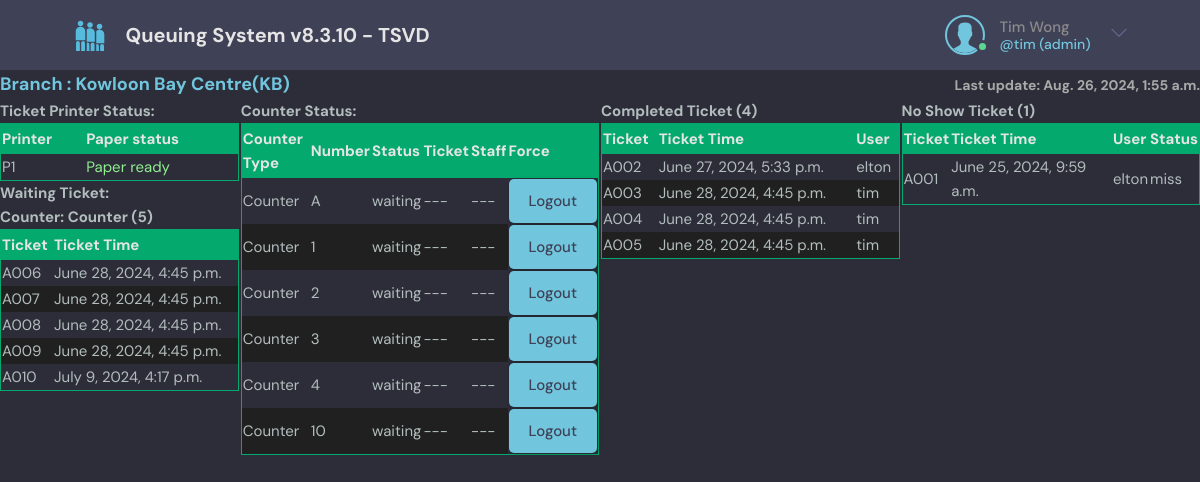
The app's page /supervisor/1/ (signed in), older data.
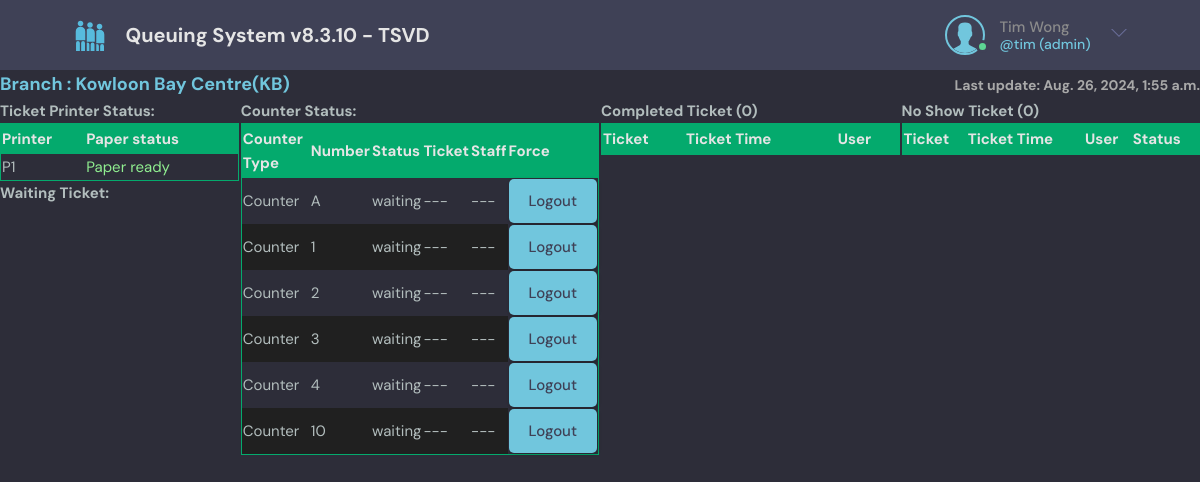
The same page, newer data.
### base/models.py (models this page shows, shortened)
class PrinterStatus(models.Model):
    branch = models.ForeignKey(Branch, on_delete=models.CASCADE, blank=True, null=True)  # if name='global' branch should be null
    printernumber = models.TextField(null=True, blank=True)
    status = models.TextField(null=True, blank=True) # 1
    statustext = models.TextField(null=True, blank=True)
    updated = models.DateTimeField(auto_now=True)
    created = models.DateTimeField(auto_now_add=True) # auto_now_add just auto add once (the first created)
    class Meta:
        unique_together = ('branch', 'printernumber',)
        ordering = ['-updated', '-created']

class TicketTemp(models.Model):
    tickettype = models.CharField(max_length=200)
    ticketnumber = models.CharField(max_length=200)
    tickettype_disp = models.CharField(max_length=200)
    ticketnumber_disp = models.CharField(max_length=200)
    branch = models.ForeignKey(Branch, on_delete=models.CASCADE, blank=True, null=True)
    step = models.IntegerField(default=1)
    countertype = models.ForeignKey(CounterType, on_delete=models.SET_NULL, blank=True, null=True)
    ticketroute= models.ForeignKey(TicketRoute, on_delete=models.SET_NULL, blank=True, null=True)
    ticketformat= models.ForeignKey(TicketFormat, on_delete=models.SET_NULL, blank=True, null=True)
    status = models.TextField(default=lcounterstatus[0])
    locked = models.BooleanField(default=False)
    tickettime = models.DateTimeField()
    tickettext = models.TextField(default='', blank=True, null=True)
    printernumber = models.TextField(default='', blank=True, null=True)  # format printer 1 and 2 print: <NO>1</NO><NO>2</NO>
    printedtimes = models.IntegerField(default=0)
    user = models.ForeignKey(User, on_delete=models.SET_NULL, blank=True, null=True)
    remark = models.TextField(default='', blank=True, null=True)
    securitycode = models.CharField(max_length=10, default='', blank=True, null=True)
    myticketlink = models.CharField(max_length=1000, default='', blank=True, null=True)
    createdby = models.ForeignKey(User, on_delete=models.SET_NULL, blank=True, null=True, default=None, related_name='createdbytemp')
    booking_tickettype = models.CharField(max_length=200, null=True, blank=True, default='')
    booking_ticketnumber = models.CharField(max_length=200, null=True, blank=True, default='')
    booking_time = models.DateTimeField(null=True, blank=True, default=None)
    booking_name = models.CharField(max_length=200, null=True, blank=True, default='')
    booking_user = models.ForeignKey(User, on_delete=models.SET_NULL, blank=True, null=True, default=None, related_name='booking_user_temp')
    booking_id = models.IntegerField(null=True, blank=True, default=None)
    ticket = models.ForeignKey(Ticket, on_delete=models.SET_NULL, blank=True, null=True)

class CounterType(models.Model):
    enabled = models.BooleanField(default=True)
    branch = models.ForeignKey(Branch, on_delete=models.CASCADE, blank=True, null=True)
    name = models.CharField(max_length=200, null=False)
    lang1 = models.CharField(max_length=200, null=True, blank=True, default='')
    lang2 = models.CharField(max_length=200, null=True, blank=True, default='')
    lang3 = models.CharField(max_length=200, null=True, blank=True, default='')
    lang4 = models.CharField(max_length=200, null=True, blank=True, default='')
    displayscrollingtext = models.TextField(null=True, blank=True, default='Testing 123...')
    vert_showcounter = models.BooleanField(default=True)
    vert_showlatest = models.BooleanField(default=True)
    vert_latestpagehold = models.IntegerField(default=10)
    showcounter = models.BooleanField(default=True)
    showlatest = models.BooleanField(default=True)
    latestpagehold = models.IntegerField(default=6)
    countermode = models.CharField(max_length=200, null=False, blank=False, default='normal', verbose_name='Counter Mode', help_text='Normal mode=normal, Call Centre mode=cc, Restaurant mode=res') # normal, callcentre
    nextcounter = models.IntegerField(default=0)  # only for CallCentre mode system auto assign ticket to counter
    updated = models.DateTimeField(auto_now=True)
    created = models.DateTimeField(auto_now_add=True) # auto_now_add just auto add once (the first created)
    class Meta:
        ordering = ['branch']
        unique_together = ('branch', 'name',)

class CounterStatus(models.Model):
    countertype = models.ForeignKey(CounterType, on_delete=models.SET_NULL, blank=True, null=True)
    counternumber = models.CharField(max_length=200, null=True)
    voice = models.CharField(max_length=50, null=True, blank=True, default='[SC]', help_text='[SC] = Service Counter, [C1] = Counter one, [CASHIER] = Cashier, Blank = No voice')
    enabled = models.BooleanField(default=True)
    status = models.TextField(default=lcounterstatus[0])
    tickettemp = models.ForeignKey(TicketTemp, on_delete=models.SET_NULL, blank=True, null=True)
    user = models.ForeignKey(User, on_delete=models.SET_NULL, blank=True, null=True)
    loged = models.BooleanField(default=False)
    logintime = models.DateTimeField(null=True, blank=True)
    lastactive = models.DateTimeField(null=True, blank=True)
    flashid = models.IntegerField(null=True, blank=True, default=1)

### base/decorators.py (the view)
        def wrapper_func(request, *args, **kwargs):
            group_name = None
            auth = False
            if request.user.groups.exists():
                groups = request.user.groups.all()
                for group in groups :
                    group_name = group.name
                    if group_name in allowed_roles:
                        auth = True
                        return view_func(request, *args, **kwargs)
            if request.user.is_superuser == True:
                auth = True
                return view_func(request, *args, **kwargs)
            if auth == False:
                return HttpResponse('You are not authorized to view the page')

### base/templates/base/supervisor.html (shortened to what the changed rows need)
{% extends 'main.html' %}
{% load tz %}
{% load static %}
{% block content %}
<h1 class="header_superv">
    <div class="">Branch : {{branch.name}}({{branch.bcode}})</div>
    <div class="header_superv_last">Last update: {{now|timezone:localtimezone}}</div>
</h1>
<div class="superv-container">
    <div>
        <h3>Ticket Printer Status:</h3>
        <table class="table-style">
            <thead>
                <tr>
                    <th>Printer</th>
                    <th>Paper status</th>
                </tr>
            </thead>
            <tbody>
            {% for printer in printerstatuslist %}
            <tr>
                <td>{{printer.printernumber}}</td>
                {% if printer.status == "<P_FINE>" %}
                    <td style="color:lightgreen" >{{printer.statustext}}</td>
                {% elif printer.status == "<P_NEAREND>" %}
                    <td style="color:yellow" >{{printer.statustext}}</td>
                {% elif printer.status == "<P_END>" %}
                    <td style="color:red" >{{printer.statustext}}</td>
                {% elif printer.status == "<OPEN>" %}
                    <td style="color:orange" >{{printer.statustext}}</td>
                {% else %}
                    <td>{{printer.statustext}}</td>
                {% endif %}
            </tr>
            {% endfor %}
            </tbody>
        </table>
        <h3>Waiting Ticket: </h3>
        {% for table in qlist %}
        {% if table.count > 0 %}
            <h3>Counter: {{table.0.countertype.lang1}} ({{table.count}})</h3>
            <table class="table-style">
                <thead>
                    <tr>
                        <th>Ticket</th>
                        <th>Ticket Time</th>
                    </tr>
                </thead>
                <tbody>
                {% for ticket in table %}
                <tr>
                    <td>{{ticket.tickettype_disp}}{{ticket.ticketnumber_disp}}</td>
                    <td>{{ ticket.tickettime|timezone:localtimezone }}</td>
                </tr>
                {% endfor %}
                </tbody>
            </table>
        {% endif %}
        {% endfor %}
    </div>
    <div>
            <table class="table-style">
                <thead>
                    <tr>
                        <th>Counter Type</th>
                        <th>Number</th>
                        <th>Status</th>
                        <th>Ticket</th>
                        <th>Staff</th>
                        <th>Force</th>
                    </tr>
                </thead>
                <tbody>
                {% for table in counterstatus %}
                {% for counter in table %}
                <tr>
                    <td>{{ counter.countertype.lang1 }}</td>
                    <td>{{ counter.counternumber }}</td>
                    <td>{{ counter.status }}</td>
                    {% if counter.tickettemp == None %}
                        <td>---</td>
                    {% else %}
                        <td>{{ counter.tickettemp.tickettype_disp }}{{ counter.tickettemp.ticketnumber_disp }}</td>
                    {% endif %}
                    {% if counter.user == None %}
                        <td>---</td>
                    {% else %}
                        <td>{{ counter.user }}</td>
                    {% endif %}
                    <form action="" method="POST">
                        <td style="border: 0;background-color:var(--color-bg)"><a class="btn btn--main" href="{% url 'forcelogout' branch.id counter.id %}">Logout</a></td>
                    </form>
                </tr>
                {% endfor %}
                {% endfor %}
                </tbody>
            </table>
    </div>
    <div>
        <h3>Completed Ticket ({{donelist.count}})</h3>
        <table class="table-style">
            <thead>
                <tr>
                    <th>Ticket</th>
                    <th>Ticket Time</th>
                    <th>User</td>
                </tr>
            </thead>
            <tbody>
            {% for ticket in donelist %}
            <tr>
                <td>{{ticket.tickettype_disp}}{{ticket.ticketnumber_disp}}</td>
                <td>{{ ticket.tickettime|timezone:localtimezone }}</td>
                <td>{{ ticket.user }}</td>
            </tr>
            {% endfor %}
            </tbody>
        </table>
    </div>
    <div>
        <h3>No Show Ticket ({{misslist.count}}) </h3>
        <table class="table-style">
            <thead>
                <tr>
                    <th>Ticket</th>
                    <th>Ticket Time</th>
                    <th>User</td>
                    <th>Status</th>
                </tr>
            </thead>
            <tbody>
            {% for ticket in misslist %}
            <tr>
                <td>{{ticket.tickettype_disp}}{{ticket.ticketnumber_disp}}</td>
                <td>{{ ticket.tickettime|timezone:localtimezone }}</td>
                <td>{{ ticket.user }}</td>
                <td>{{ ticket.status }}</td>
            </tr>
            {% endfor %}
            </tbody>
        </table>
    </div>
</div>
{% endblock content %}

Row changes from the older to the newer data that the page shows:
removed TicketTemp: countertype.lang1 "Counter", tickettype_disp "A", ticketnumber_disp "006", tickettime "June 28, 2024, 4:45 p.m."
removed TicketTemp: tickettype_disp "A", ticketnumber_disp "007", tickettime "June 28, 2024, 4:45 p.m.", shown under "Counter"
removed TicketTemp: tickettype_disp "A", ticketnumber_disp "008", tickettime "June 28, 2024, 4:45 p.m.", shown under "Counter"
removed TicketTemp: tickettype_disp "A", ticketnumber_disp "009", tickettime "June 28, 2024, 4:45 p.m.", shown under "Counter"
removed TicketTemp: tickettype_disp "A", ticketnumber_disp "010", tickettime "July 9, 2024, 4:17 p.m.", shown under "Counter"
removed TicketTemp: tickettype_disp "A", ticketnumber_disp "002", tickettime "June 27, 2024, 5:33 p.m.", user "elton", shown under "Completed Ticket (4)"
removed TicketTemp: tickettype_disp "A", ticketnumber_disp "003", tickettime "June 28, 2024, 4:45 p.m.", user "tim", shown under "Completed Ticket (4)"
removed TicketTemp: tickettype_disp "A", ticketnumber_disp "004", tickettime "June 28, 2024, 4:45 p.m.", user "tim", shown under "Completed Ticket (4)"
removed TicketTemp: tickettype_disp "A", ticketnumber_disp "005", tickettime "June 28, 2024, 4:45 p.m.", user "tim", shown under "Completed Ticket (4)"
removed TicketTemp: tickettype_disp "A", ticketnumber_disp "001", tickettime "June 25, 2024, 9:59 a.m.", user "elton", status "miss", shown under "No Show Ticket (1)"
Text that changed along with them:
{{ donelist.count }}: "4" → "0"
{{ misslist.count }}: "1" → "0"
list line gone: "Counter: ( 5 ) Ticket Ticket Time"
